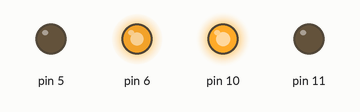
This sketch was run on a simulated Arduino Uno, built with avr-gcc and run on an emulated ATmega328P. Shown: output pins drawn as LEDs (lit = HIGH).

Above: at 0.1 s.
Timing chart, 0 to 1.6 s (numbered marks = the images above):
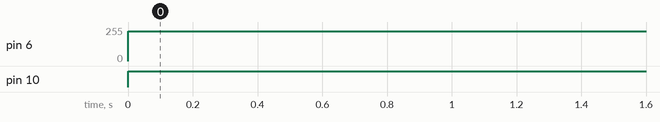

The sketch:

sketch_sep15b.ino
```cpp
const int trigPin=2;
const int echoPin=4;
void setup() {
  Serial.begin(9600);
  pinMode(10 , OUTPUT);
  pinMode(11 , OUTPUT);
  pinMode(5 , OUTPUT);
  pinMode(6 , OUTPUT);
}
float trigger()
{
   float duration;
   pinMode(trigPin , OUTPUT);
   digitalWrite(trigPin , LOW);
   delayMicroseconds(2);
   digitalWrite(trigPin , HIGH);
   delayMicroseconds(10);
   digitalWrite(trigPin , LOW);
   pinMode(echoPin , INPUT);
   duration=pulseIn(echoPin , HIGH);
   return(duration);
}
long dist()
{
  long duration, inches, cm;
  duration=trigger();
  inches=duration/74/2;
  cm=duration/29/2;
  return(cm);
}
void loop() {
 digitalWrite(10 , HIGH);
 digitalWrite(11 , LOW);
  analogWrite(6,225);
}
```

Measured:
- by itself, pin 6: 0/255 → 225/255 at 0.00 s
- by itself, pin 10: LOW → HIGH at 0.00 s
